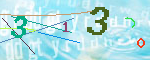
#> input picture southplus/captcha_samples/captcha_001.jpg, 150 x 60 px
$ python evaluate_char_model.py
#> lines starting #> are read from the running program, lines starting #| are printed output that depends on the picture
### southplus/train_char_model.py
#!/usr/bin/env python3
import argparse
import csv
import json
from pathlib import Path

import cv2
import numpy as np


BASE_DIR = Path(__file__).resolve().parent
SAMPLES_DIR = BASE_DIR / "captcha_samples"
CHAR_LABELS_CSV = SAMPLES_DIR / "char_labels.csv"
MODEL_PATH = BASE_DIR / "captcha_char_svm.yml"
META_PATH = BASE_DIR / "captcha_char_model_meta.json"


def make_square(crop, size=32):
    gray = cv2.cvtColor(crop, cv2.COLOR_BGR2GRAY)
    height, width = gray.shape[:2]
    scale = (size - 6) / max(height, width)
    new_width = max(1, int(round(width * scale)))
    new_height = max(1, int(round(height * scale)))
    resized = cv2.resize(gray, (new_width, new_height), interpolation=cv2.INTER_CUBIC)
    canvas = np.full((size, size), 255, np.uint8)
    x = (size - new_width) // 2
    y = (size - new_height) // 2
    canvas[y : y + new_height, x : x + new_width] = resized
    return cv2.equalizeHist(canvas)


def hog_feature(crop):
    image = make_square(crop, 32)
    hog = cv2.HOGDescriptor(
        _winSize=(32, 32),
        _blockSize=(16, 16),
        _blockStride=(8, 8),
        _cellSize=(8, 8),
        _nbins=9,
    )
    return hog.compute(image).reshape(-1).astype(np.float32)


def read_char_labels(path):
    with path.open(newline="", encoding="utf-8-sig") as fp:
        return list(csv.DictReader(fp))


def crop_from_row(samples_dir, row, pad=3):
    image = cv2.imread(str(samples_dir / row["file"]))
    if image is None:
        raise RuntimeError(f"图片读取失败: {row['file']}")
    x, y, width, height = [int(row[key]) for key in ["x", "y", "w", "h"]]
    image_height, image_width = image.shape[:2]
    x0 = max(0, x - pad)
    y0 = max(0, y - pad)
    x1 = min(image_width, x + width + pad)
    y1 = min(image_height, y + height + pad)
    return image[y0:y1, x0:x1]


# [61 lines left out: functions compute_position_boxes, train_model, parse_args, main, not called in this run]


# [2 lines that do not run on import are left out]

### southplus/evaluate_char_model.py
#!/usr/bin/env python3
import argparse
import csv
import random
from collections import defaultdict
from pathlib import Path

import cv2
import numpy as np

from train_char_model import CHAR_LABELS_CSV, SAMPLES_DIR, crop_from_row, hog_feature


def read_rows(path):
    rows = []
    with path.open(newline="", encoding="utf-8-sig") as fp:
        for row in csv.DictReader(fp):
            rows.append(row)
    return rows


def train_predict(train_x, train_y, test_x):
    svm = cv2.ml.SVM_create()
    svm.setType(cv2.ml.SVM_C_SVC)
    svm.setKernel(cv2.ml.SVM_LINEAR)
    svm.setC(1.5)
    svm.train(np.asarray(train_x, np.float32), cv2.ml.ROW_SAMPLE, np.asarray(train_y, np.int32))
    _, result = svm.predict(np.asarray(test_x, np.float32))
    return [str(int(item[0])) for item in result]


def cross_validate(rows, samples_dir, folds=5, seed=42):
    by_file = defaultdict(dict)
    for row in rows:
        by_file[row["file"]][int(row["pos"])] = row

    files = sorted(by_file)
    rng = random.Random(seed)
    order = list(files)
    rng.shuffle(order)
    fold_files = [order[index::folds] for index in range(folds)]

    features = {}
    for row in rows:
        features[(row["file"], int(row["pos"]))] = hog_feature(crop_from_row(samples_dir, row))

    predictions = {file_name: [""] * 4 for file_name in files}
    for fold in fold_files:
        test_files = set(fold)
        train_x = []
        train_y = []
        test_x = []
        test_keys = []
        for file_name in files:
            for pos in range(4):
                key = (file_name, pos)
                if file_name in test_files:
                    test_x.append(features[key])
                    test_keys.append(key)
                else:
                    train_x.append(features[key])
                    train_y.append(int(by_file[file_name][pos]["digit"]))
        fold_predictions = train_predict(train_x, train_y, test_x)
        for (file_name, pos), digit in zip(test_keys, fold_predictions):
            predictions[file_name][pos] = digit

    sequence_correct = 0
    character_correct = 0
    results = []
    for file_name in files:
        label = "".join(by_file[file_name][pos]["digit"] for pos in range(4))
        prediction = "".join(predictions[file_name])
        sequence_correct += prediction == label
        character_correct += sum(left == right for left, right in zip(prediction, label))
        results.append({"file": file_name, "label": label, "prediction": prediction, "ok": prediction == label})
    return sequence_correct, character_correct, len(files), results


def parse_args():
    parser = argparse.ArgumentParser(description="用字符框标注做 HOG+SVM 交叉验证。")
    parser.add_argument("--samples-dir", default=str(SAMPLES_DIR))
    parser.add_argument("--char-labels", default=str(CHAR_LABELS_CSV))
    parser.add_argument("--folds", type=int, default=5)
    parser.add_argument("--seed", type=int, default=42)
    parser.add_argument("--output", default=str(SAMPLES_DIR / "char_model_cv_results.csv"))
    return parser.parse_args()


def main():
    args = parse_args()
    rows = read_rows(Path(args.char_labels).expanduser().resolve())
#> (reads southplus/captcha_samples/char_labels.csv from the repository)
    samples_dir = Path(args.samples_dir).expanduser().resolve()
    sequence_correct, character_correct, total, results = cross_validate(
        rows,
        samples_dir,
        folds=args.folds,
        seed=args.seed,
    )
#> in crop_from_row, image is the input picture: shape (60, 150, 3); mean B, G, R 227.9, 223.5, 176.9
#> in crop_from_row, `return image[y0:y1, x0:x1]`:
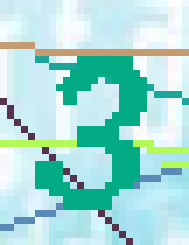
#> returned value: shape (35, 27, 3) (shown 7 times larger); mean of channels 0, 1, 2 213.8, 219.6, 166.6; drawn as B, G, R
#> in make_square, `gray = cv2.cvtColor(crop, cv2.COLOR_BGR2GRAY)`:
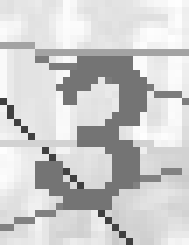
#> gray: shape (35, 27) (shown 7 times larger); min 64, max 254, mean 203
#> in make_square, `resized = cv2.resize(gray, (new_width, new_height), interpolation=cv2...`:
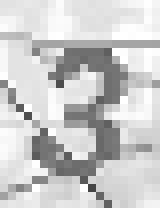
#> resized: shape (26, 20) (shown 8 times larger); min 69, max 255, mean 202.9
#> in make_square, `canvas[y : y + new_height, x : x + new_width] = resized`:
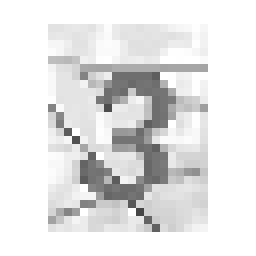
#> canvas: shape (32, 32) (shown 8 times larger); min 69, max 255, mean 228.5
#> in make_square, `return cv2.equalizeHist(canvas)`:
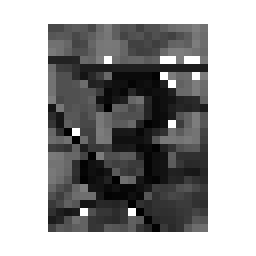
#> returned value: shape (32, 32) (shown 8 times larger); min 0, max 255, mean 160.3
    output_path = Path(args.output).expanduser().resolve()
    with output_path.open("w", newline="", encoding="utf-8") as fp:
        writer = csv.DictWriter(fp, fieldnames=["file", "label", "prediction", "ok"])
        writer.writeheader()
        writer.writerows(results)
    print(f"sequence: {sequence_correct}/{total} = {sequence_correct / total:.2%}")
    print(f"character: {character_correct}/{total * 4} = {character_correct / (total * 4):.2%}")
    print(f"结果文件: {output_path}")
    return 0


if __name__ == "__main__":
#> (the run stopped early here; a loop or call above may not have finished)
